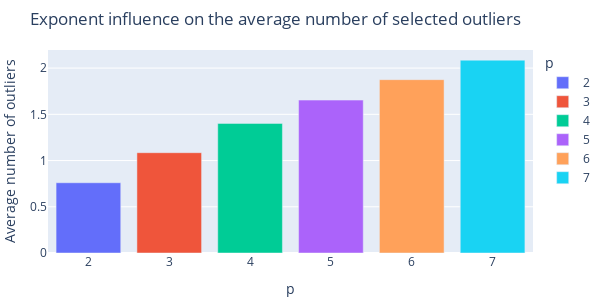

The notebook cell saved with this chart:
### Code cell
fig = px.bar(x=list_p, y=p_outliers.mean(axis=1), color=list_p.astype(str))

fig.update_layout(
    title="Exponent influence on the average number of selected outliers",
    margin={"t":50, "r":5, "l":5, "b":5},
    width=600,
    height=300,
    showlegend=True,
    legend_title_text="p"
    )
fig.update_yaxes(title="Average number of outliers")
fig.update_xaxes(title="p")

fig.show()

### Figure 1 — Plotly figure (JSON) as saved in the notebook; plotly's stock layout.template omitted (floating-point values rounded to 4 significant figures)
{"data": [{"alignmentgroup": "True", "hovertemplate": "color=2<br>x=%{x}<br>y=%{y}<extra></extra>", "legendgroup": "2", "marker": {"color": "#636efa", "pattern": {"shape": ""}}, "name": "2", "offsetgroup": "2", "orientation": "v", "showlegend": true, "textposition": "auto", "type": "bar", "x": [2], "xaxis": "x", "y": [0.76], "yaxis": "y"}, {"alignmentgroup": "True", "hovertemplate": "color=3<br>x=%{x}<br>y=%{y}<extra></extra>", "legendgroup": "3", "marker": {"color": "#EF553B", "pattern": {"shape": ""}}, "name": "3", "offsetgroup": "3", "orientation": "v", "showlegend": true, "textposition": "auto", "type": "bar", "x": [3], "xaxis": "x", "y": [1.085], "yaxis": "y"}, {"alignmentgroup": "True", "hovertemplate": "color=4<br>x=%{x}<br>y=%{y}<extra></extra>", "legendgroup": "4", "marker": {"color": "#00cc96", "pattern": {"shape": ""}}, "name": "4", "offsetgroup": "4", "orientation": "v", "showlegend": true, "textposition": "auto", "type": "bar", "x": [4], "xaxis": "x", "y": [1.402], "yaxis": "y"}, {"alignmentgroup": "True", "hovertemplate": "color=5<br>x=%{x}<br>y=%{y}<extra></extra>", "legendgroup": "5", "marker": {"color": "#ab63fa", "pattern": {"shape": ""}}, "name": "5", "offsetgroup": "5", "orientation": "v", "showlegend": true, "textposition": "auto", "type": "bar", "x": [5], "xaxis": "x", "y": [1.654], "yaxis": "y"}, {"alignmentgroup": "True", "hovertemplate": "color=6<br>x=%{x}<br>y=%{y}<extra></extra>", "legendgroup": "6", "marker": {"color": "#FFA15A", "pattern": {"shape": ""}}, "name": "6", "offsetgroup": "6", "orientation": "v", "showlegend": true, "textposition": "auto", "type": "bar", "x": [6], "xaxis": "x", "y": [1.875], "yaxis": "y"}, {"alignmentgroup": "True", "hovertemplate": "color=7<br>x=%{x}<br>y=%{y}<extra></extra>", "legendgroup": "7", "marker": {"color": "#19d3f3", "pattern": {"shape": ""}}, "name": "7", "offsetgroup": "7", "orientation": "v", "showlegend": true, "textposition": "auto", "type": "bar", "x": [7], "xaxis": "x", "y": [2.086], "yaxis": "y"}], "layout": {"barmode": "relative", "height": 300, "legend": {"title": {"text": "p"}, "tracegroupgap": 0}, "margin": {"b": 5, "l": 5, "r": 5, "t": 50}, "showlegend": true, "title": {"text": "Exponent influence on the average number of selected outliers"}, "width": 600, "xaxis": {"anchor": "y", "domain": [0, 1], "title": {"text": "p"}}, "yaxis": {"anchor": "x", "domain": [0, 1], "title": {"text": "Average number of outliers"}}}}
